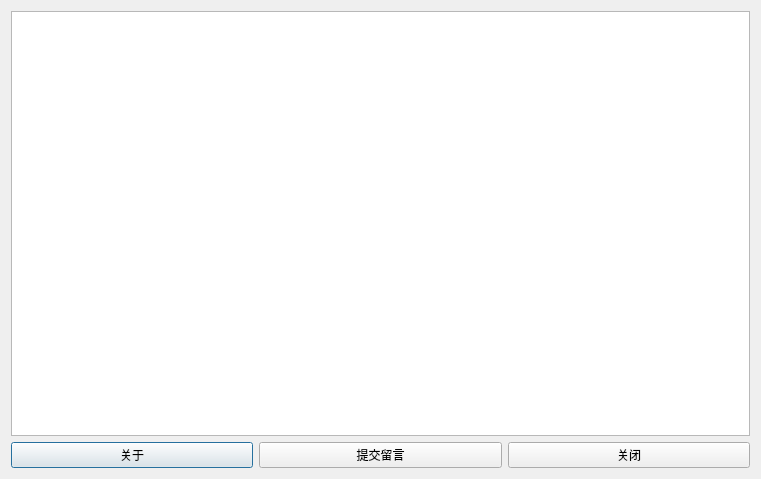
<?xml version="1.0" encoding="UTF-8"?>
<ui version="4.0">
 <class>BoardDialog</class>
 <widget class="QDialog" name="BoardDialog">
  <property name="geometry">
   <rect>
    <x>0</x>
    <y>0</y>
    <width>761</width>
    <height>479</height>
   </rect>
  </property>
  <property name="windowTitle">
   <string>留言板</string>
  </property>
  <property name="windowIcon">
   <iconset resource="resources.qrc">
    <normaloff>:/resources/Lost_And_Found.ico</normaloff>:/resources/Lost_And_Found.ico</iconset>
  </property>
  <layout class="QVBoxLayout" name="verticalLayout">
   <item>
    <layout class="QVBoxLayout" name="verticalLayout_2">
     <item>
      <widget class="QTextEdit" name="textEdit"/>
     </item>
    </layout>
   </item>
   <item>
    <layout class="QHBoxLayout" name="horizontalLayout">
     <item>
      <widget class="QPushButton" name="pushButton">
       <property name="text">
        <string>关于</string>
       </property>
      </widget>
     </item>
     <item>
      <widget class="QPushButton" name="pushButtonPub">
       <property name="text">
        <string>提交留言</string>
       </property>
      </widget>
     </item>
     <item>
      <widget class="QPushButton" name="pushButtonQuit">
       <property name="text">
        <string>关闭</string>
       </property>
      </widget>
     </item>
    </layout>
   </item>
  </layout>
 </widget>
 <resources>
  <include location="resources.qrc"/>
 </resources>
 <connections/>
</ui>
